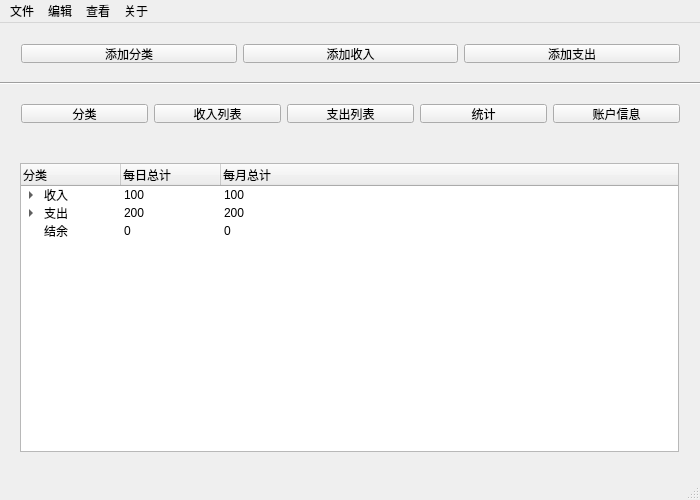
<?xml version="1.0" encoding="UTF-8"?>
<ui version="4.0">
 <class>MainWindow</class>
 <widget class="QMainWindow" name="MainWindow">
  <property name="geometry">
   <rect>
    <x>0</x>
    <y>0</y>
    <width>700</width>
    <height>500</height>
   </rect>
  </property>
  <property name="windowTitle">
   <string>记账</string>
  </property>
  <widget class="QWidget" name="centralWidget">
   <widget class="QWidget" name="horizontalLayoutWidget">
    <property name="geometry">
     <rect>
      <x>10</x>
      <y>10</y>
      <width>681</width>
      <height>41</height>
     </rect>
    </property>
    <layout class="QHBoxLayout" name="menu">
     <item>
      <widget class="QPushButton" name="Button_AddClassify">
       <property name="text">
        <string>添加分类</string>
       </property>
      </widget>
     </item>
     <item>
      <widget class="QPushButton" name="Button_AddIncome">
       <property name="text">
        <string>添加收入</string>
       </property>
      </widget>
     </item>
     <item>
      <widget class="QPushButton" name="Button_AddSpending">
       <property name="text">
        <string>添加支出</string>
       </property>
      </widget>
     </item>
    </layout>
    <zorder>Button_AddIncome</zorder>
    <zorder>Button_AddSpending</zorder>
    <zorder>Button_AddClassify</zorder>
   </widget>
   <widget class="Line" name="line">
    <property name="geometry">
     <rect>
      <x>0</x>
      <y>50</y>
      <width>701</width>
      <height>20</height>
     </rect>
    </property>
    <property name="orientation">
     <enum>Qt::Horizontal</enum>
    </property>
   </widget>
   <widget class="QWidget" name="horizontalLayoutWidget_2">
    <property name="geometry">
     <rect>
      <x>10</x>
      <y>70</y>
      <width>681</width>
      <height>41</height>
     </rect>
    </property>
    <layout class="QHBoxLayout" name="horizontalLayout">
     <item>
      <widget class="QPushButton" name="Button_Classify">
       <property name="text">
        <string>分类</string>
       </property>
      </widget>
     </item>
     <item>
      <widget class="QPushButton" name="Button_Income">
       <property name="text">
        <string>收入列表</string>
       </property>
      </widget>
     </item>
     <item>
      <widget class="QPushButton" name="Button_Spending">
       <property name="text">
        <string>支出列表</string>
       </property>
      </widget>
     </item>
     <item>
      <widget class="QPushButton" name="Button_Count">
       <property name="text">
        <string>统计</string>
       </property>
      </widget>
     </item>
     <item>
      <widget class="QPushButton" name="Button_AccountInformation">
       <property name="text">
        <string>账户信息</string>
       </property>
      </widget>
     </item>
    </layout>
   </widget>
   <widget class="QWidget" name="verticalLayoutWidget">
    <property name="geometry">
     <rect>
      <x>9</x>
      <y>129</y>
      <width>681</width>
      <height>311</height>
     </rect>
    </property>
    <layout class="QVBoxLayout" name="verticalLayout">
     <item>
      <widget class="QTreeWidget" name="treeWidget">
       <column>
        <property name="text">
         <string>分类</string>
        </property>
       </column>
       <column>
        <property name="text">
         <string>每日总计</string>
        </property>
       </column>
       <column>
        <property name="text">
         <string>每月总计</string>
        </property>
       </column>
       <item>
        <property name="text">
         <string>收入</string>
        </property>
        <property name="text">
         <string>100</string>
        </property>
        <property name="text">
         <string>100</string>
        </property>
        <item>
         <property name="text">
          <string>工资</string>
         </property>
         <property name="text">
          <string>99</string>
         </property>
         <property name="text">
          <string>99</string>
         </property>
        </item>
       </item>
       <item>
        <property name="text">
         <string>支出</string>
        </property>
        <property name="text">
         <string>200</string>
        </property>
        <property name="text">
         <string>200</string>
        </property>
        <item>
         <property name="text">
          <string>衣服</string>
         </property>
         <property name="text">
          <string>1</string>
         </property>
         <property name="text">
          <string>1</string>
         </property>
        </item>
       </item>
       <item>
        <property name="text">
         <string>结余</string>
        </property>
        <property name="text">
         <string>0</string>
        </property>
        <property name="text">
         <string>0</string>
        </property>
       </item>
      </widget>
     </item>
    </layout>
   </widget>
  </widget>
  <widget class="QMenuBar" name="menuBar">
   <property name="geometry">
    <rect>
     <x>0</x>
     <y>0</y>
     <width>700</width>
     <height>22</height>
    </rect>
   </property>
   <widget class="QMenu" name="Menu_File">
    <property name="title">
     <string>文件</string>
    </property>
    <addaction name="Menu_File_NewAccount"/>
    <addaction name="Menu_File_OpenAccount"/>
    <addaction name="Menu_File_BackupAccount"/>
    <addaction name="Menu_File_ChangeAccountPath"/>
    <addaction name="separator"/>
    <addaction name="Menu_File_SetSecure"/>
    <addaction name="separator"/>
    <addaction name="Menu_File_Input"/>
    <addaction name="Menu_File_Output"/>
    <addaction name="separator"/>
    <addaction name="Menu_File_exit"/>
   </widget>
   <widget class="QMenu" name="Menu_Editor">
    <property name="title">
     <string>编辑</string>
    </property>
    <addaction name="Menu_Editor_AddClassify"/>
    <addaction name="Menu_Editor_AddIncome"/>
    <addaction name="Menu_Editor_AddSpending"/>
    <addaction name="separator"/>
    <addaction name="Menu_Editor_Classify"/>
    <addaction name="Menu_Editor_Income"/>
    <addaction name="Menu_Editor_Spending"/>
    <addaction name="Menu_Editor_Count"/>
    <addaction name="Menu_Editor_AccountInformation"/>
   </widget>
   <widget class="QMenu" name="Menu_View">
    <property name="title">
     <string>查看</string>
    </property>
    <addaction name="Menu_View_Language"/>
   </widget>
   <widget class="QMenu" name="Menu_About">
    <property name="title">
     <string>关于</string>
    </property>
    <addaction name="Menu_About_Update"/>
    <addaction name="Menu_About_Author"/>
   </widget>
   <addaction name="Menu_File"/>
   <addaction name="Menu_Editor"/>
   <addaction name="Menu_View"/>
   <addaction name="Menu_About"/>
  </widget>
  <widget class="QStatusBar" name="statusBar"/>
  <action name="Menu_File_NewAccount">
   <property name="text">
    <string>新建账户</string>
   </property>
  </action>
  <action name="Menu_Editor_AddClassify">
   <property name="text">
    <string>添加分类</string>
   </property>
  </action>
  <action name="Menu_View_Language">
   <property name="text">
    <string>语言</string>
   </property>
  </action>
  <action name="Menu_About_Update">
   <property name="text">
    <string>自动更新</string>
   </property>
  </action>
  <action name="Menu_File_OpenAccount">
   <property name="text">
    <string>打开账户</string>
   </property>
  </action>
  <action name="Menu_File_BackupAccount">
   <property name="text">
    <string>备份账户</string>
   </property>
  </action>
  <action name="Menu_File_ChangeAccountPath">
   <property name="text">
    <string>更改账户路径</string>
   </property>
  </action>
  <action name="Menu_File_SetSecure">
   <property name="text">
    <string>设置密码</string>
   </property>
  </action>
  <action name="Menu_File_Input">
   <property name="text">
    <string>导入</string>
   </property>
  </action>
  <action name="Menu_File_Output">
   <property name="text">
    <string>导出</string>
   </property>
  </action>
  <action name="Menu_File_exit">
   <property name="text">
    <string>退出</string>
   </property>
  </action>
  <action name="Menu_Editor_AddIncome">
   <property name="text">
    <string>添加收入</string>
   </property>
  </action>
  <action name="Menu_Editor_AddSpending">
   <property name="text">
    <string>添加支出</string>
   </property>
  </action>
  <action name="Menu_Editor_Classify">
   <property name="text">
    <string>分类</string>
   </property>
  </action>
  <action name="Menu_Editor_Income">
   <property name="text">
    <string>收入列表</string>
   </property>
  </action>
  <action name="Menu_Editor_Spending">
   <property name="text">
    <string>支出列表</string>
   </property>
  </action>
  <action name="Menu_Editor_Count">
   <property name="text">
    <string>统计</string>
   </property>
  </action>
  <action name="Menu_Editor_AccountInformation">
   <property name="text">
    <string>账户信息</string>
   </property>
  </action>
  <action name="Menu_About_Author">
   <property name="text">
    <string>作者</string>
   </property>
  </action>
 </widget>
 <layoutdefault spacing="6" margin="11"/>
 <resources/>
 <connections/>
</ui>
